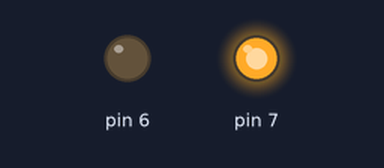
A sketch run on a simulated Arduino Uno, built with avr-gcc and run on an emulated ATmega328P. Parts: output pins drawn as LEDs (lit = HIGH).

Above: at 0.1 s.
Timing chart, 0 to 1.6 s (numbered marks = the images above):
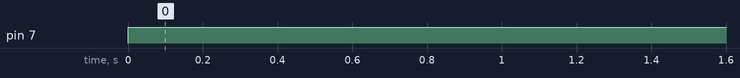

Measured:
- by itself, pin 7: LOW → HIGH at 0.00 s

The sketch:

car_os.ino
```cpp
void setup() {
  // put your setup code here, to run once:
  // setup timer
  // PRR1 = 0;                 // enables timer (see pg. 56 of data sheet)
  // TCCR0B = 1 << CS01;
  TCCR0B &= ~(1 << WGM02);
  TCCR0A |= 1 << WGM00;
  TCCR0A |= 1 << WGM01;        // set to Fast PWM (pg. 86)
  TCCR0A |= 1 << COM0A1;       // toggle output for timer

  DDRD |= 1 << DDD6;           // enable hardware output (pg. 70-73)


  DDRD |= 1 << DDD7;           // this is the output setting for left motor direction
}

void loop() {
  // put your main code here, to run repeatedly:
  OCR0A = 0x00;
  // PORTD &= ~(1 << PD7);
  PORTD |= 1 << PD7;
}
```
